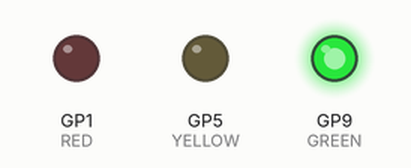
A sketch run on a simulated Raspberry Pi Pico. On the bench: output pins drawn as LEDs (lit = HIGH).

Above: at 1.5 s.
At 5.5 s:
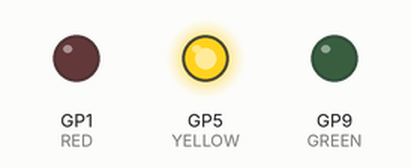
At 9.0 s:
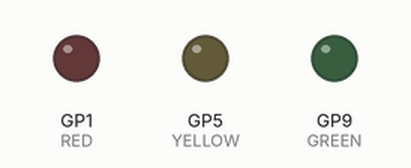
At 10.2 s:
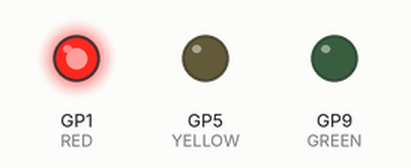
Timing chart, 0 to 13.7 s (numbered marks = the images above):
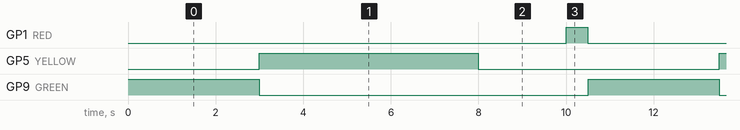

Measured:
- by itself, GP1 (RED): alternates HIGH for 0.50 s and LOW for 10.0 s
- by itself, GP5 (YELLOW): alternates HIGH for 5.0 s and LOW for 5.5 s
- by itself, GP9 (GREEN): alternates HIGH for 3.0 s and LOW for 7.5 s

The sketch:

sketch.ino
```cpp
#define RED 1
#define YELLOW 5
#define GREEN 9
void setup() {
    pinMode(RED, OUTPUT);
    pinMode(YELLOW, OUTPUT);
    pinMode(GREEN, OUTPUT);
}

void loop() {
    digitalWrite(GREEN, HIGH);
    delay(3000);

    digitalWrite(GREEN, LOW);
    digitalWrite(YELLOW, HIGH);
    delay(5000);

    digitalWrite(YELLOW, LOW);
    delay(2000);
    digitalWrite(RED, HIGH);
    delay(500);
    digitalWrite(YELLOW, LOW);

    digitalWrite(RED, LOW);

}
```
